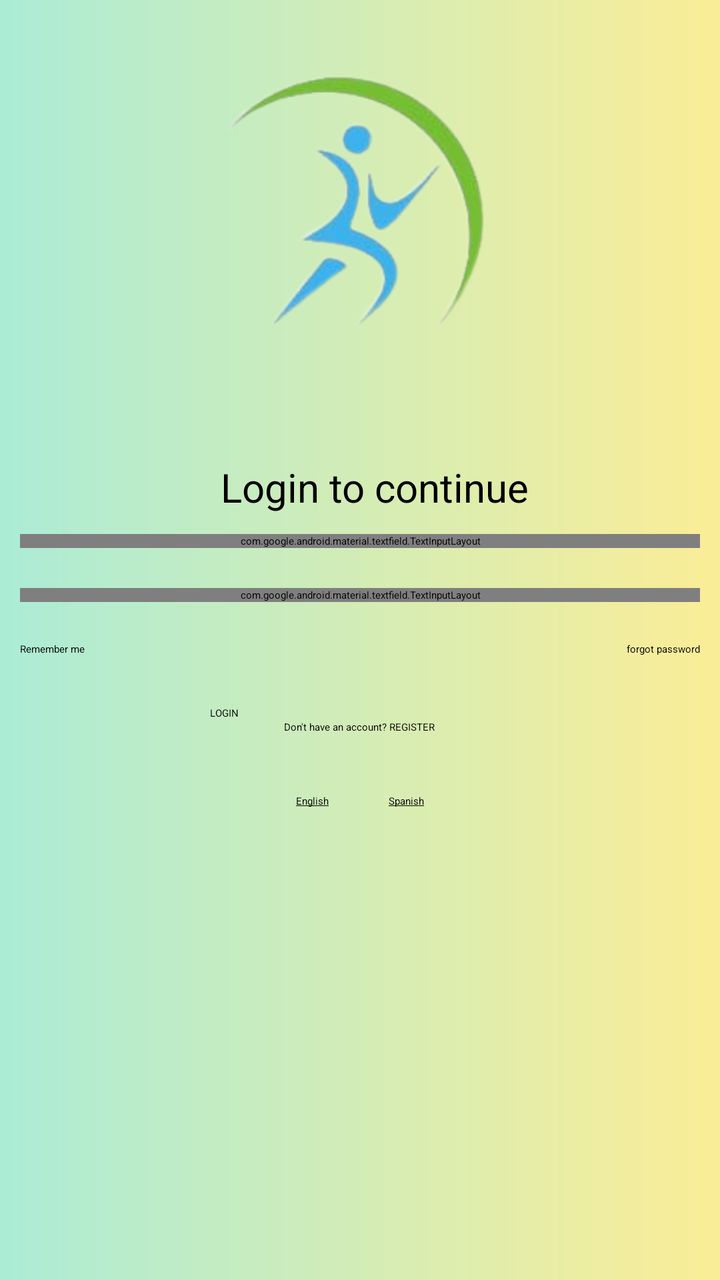
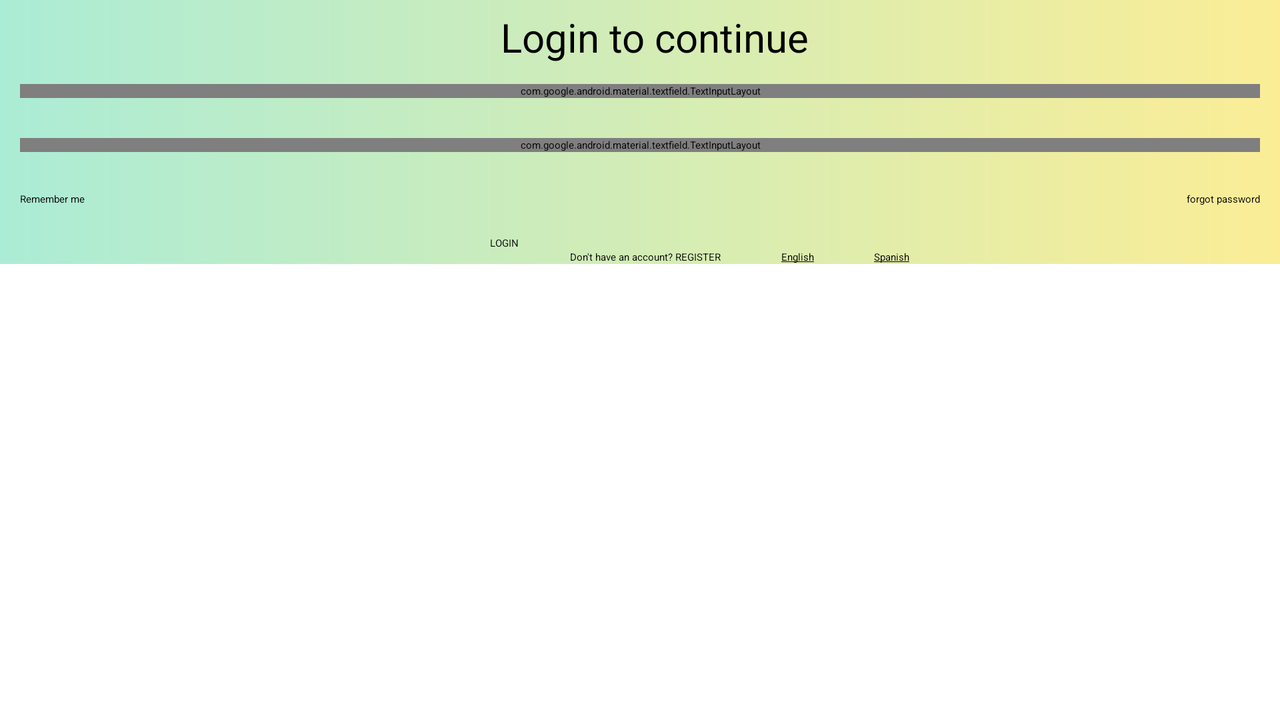

The same Android screen from two of the app's own layout files: first res/layout/ as a phone draws it, then the repository's variant for another configuration, drawn on a device whose configuration selects that folder. Both files follow.
<!-- AndroidManifest.xml: application theme Theme.Pharma -->
<!-- res/layout/activity_main.xml -->
<?xml version="1.0" encoding="utf-8"?>
<LinearLayout xmlns:android="http://schemas.android.com/apk/res/android"
    xmlns:app="http://schemas.android.com/apk/res-auto"
    xmlns:tools="http://schemas.android.com/tools"
    android:layout_width="match_parent"
    android:layout_height="match_parent"
    android:orientation="vertical"
    android:background="@drawable/gradient_background"
    android:gravity="center_horizontal"
    tools:context=".MainActivity">

    <ImageView
        android:layout_width="wrap_content"
        android:layout_height="200dp"
        android:src="@drawable/logo"
        />

    <TextView
        android:layout_width="match_parent"
        android:layout_height="wrap_content"
        android:text="@string/login_to_continue"
        android:textSize="20sp"
        android:textColor="@color/black"
        android:textAlignment="center"
        android:layout_marginLeft="5dp"
        android:paddingStart="5dp"
        android:layout_marginTop="30dp"/>
    <com.google.android.material.textfield.TextInputLayout
        android:layout_width="match_parent"
        android:layout_height="wrap_content"
        style="@style/ThemeOverlay.Material3.AutoCompleteTextView.OutlinedBox.Dense"
        android:hint="@string/username_hint"
        app:hintTextColor="@color/black"
        app:boxBackgroundColor="@color/white"
        app:boxStrokeColor="@color/black"
        app:boxStrokeWidthFocused="2dp"
        app:startIconDrawable="@drawable/ic_baseline_person_24"
        app:startIconTint="@color/black"
        android:layout_margin="10dp"
        app:endIconMode="clear_text">

    <com.google.android.material.textfield.TextInputEditText
        android:layout_width="match_parent"
        android:layout_height="wrap_content"
        android:id="@+id/loginusername"
        />
    </com.google.android.material.textfield.TextInputLayout>

    <com.google.android.material.textfield.TextInputLayout
        android:layout_width="match_parent"
        android:layout_height="wrap_content"
        style="@style/ThemeOverlay.Material3.AutoCompleteTextView.OutlinedBox.Dense"
        android:hint="@string/password_hint"
        app:hintTextColor="@color/black"
        app:boxBackgroundColor="@color/white"
        app:boxStrokeColor="@color/black"
        app:boxStrokeWidthFocused="2dp"
        app:startIconDrawable="@drawable/ic_baseline_lock_24"
        app:startIconTint="@color/black"
        android:layout_margin="10dp"
        app:endIconMode="password_toggle">

        <com.google.android.material.textfield.TextInputEditText
            android:layout_width="match_parent"
            android:layout_height="wrap_content"
            android:id="@+id/loginpassword"
            android:inputType="textPassword"
            android:textColor="@color/black"
            />
    </com.google.android.material.textfield.TextInputLayout>

    <RelativeLayout
        android:layout_width="match_parent"
        android:layout_height="wrap_content"
        android:layout_margin="10dp"
        android:orientation="horizontal">

        <CheckBox
            android:id="@+id/rememberme"
            style="@style/Widget.AppCompat.CompoundButton.CheckBox"
            android:layout_width="wrap_content"
            android:layout_height="wrap_content"
            android:buttonTint="@color/black"
            android:text="@string/remember_me"
            android:textColor="@color/black" />

        <Button
            android:id="@+id/forgotpassword"
            android:layout_width="wrap_content"
            android:layout_height="wrap_content"
            android:layout_alignParentEnd="true"
            android:background="#00000000"
            android:text="@string/forgot_password"
            android:textColor="@color/black" />


    </RelativeLayout>



    <Button
        android:layout_width="150dp"
        android:layout_height="wrap_content"
        android:id="@+id/loginBtn"
        android:text="@string/login_btn_text"
        android:layout_marginTop="15dp"
        android:backgroundTint="@color/green"
        android:layout_gravity="center"/>

    <Button
        android:layout_width="wrap_content"
        android:layout_height="wrap_content"
        android:id="@+id/loginregister"
        android:text="@string/don_t_have_an_account_register"
        android:background="#00000000"
        android:textColor="@color/black"/>

    <LinearLayout
        android:layout_width="wrap_content"
        android:layout_height="wrap_content"
        android:layout_marginTop="30dp"
        android:orientation="horizontal">

        <TextView
            android:layout_width="wrap_content"
            android:layout_height="wrap_content"
            android:text="@string/english"
            android:textColor="@color/black"
            android:id="@+id/englanguage"/>

        <TextView
            android:layout_width="wrap_content"
            android:layout_height="wrap_content"
            android:textColor="@color/black"
            android:text="@string/spanish"
            android:layout_marginLeft="30dp"
            android:id="@+id/spanishlanguage"/>

    </LinearLayout>


</LinearLayout>
<!-- resources referenced by this layout -->
<resources>
  <color name="black">#FF000000</color>
  <color name="green">#4CAF50</color>
  <color name="white">#FFFFFFFF</color>
  <!-- drawable gradient_background (drawable-v24) -->
  <?xml version="1.0" encoding="utf-8"?>
  <shape xmlns:android="http://schemas.android.com/apk/res/android">
      <gradient
          android:type = "linear"
          android:angle="0"
          android:startColor="#abecd6"
          android:endColor="#fbed96"
          >
  
      </gradient>
  </shape>
  <!-- drawable logo: png bitmap (drawable, 29754 bytes) -->
  <string name="don_t_have_an_account_register">Don\'t have an account? REGISTER</string>
  <string name="english"><u>English</u></string>
  <string name="forgot_password">forgot password</string>
  <string name="login_btn_text">LOGIN</string>
  <string name="login_to_continue">Login to continue</string>
  <string name="password_hint">Password</string>
  <string name="remember_me">Remember me</string>
  <string name="spanish"><u>Spanish</u></string>
  <string name="username_hint">Username</string>
  <!-- from res/values-night/ (not used when drawing this layout) -->
  <style name="Theme.Pharma" parent="Theme.MaterialComponents.DayNight.NoActionBar">
          
          <item name="colorPrimary">@color/purple_200</item>
          <item name="colorPrimaryVariant">@color/purple_700</item>
          <item name="colorOnPrimary">@color/black</item>
          
          <item name="colorSecondary">@color/teal_200</item>
          <item name="colorSecondaryVariant">@color/teal_200</item>
          <item name="colorOnSecondary">@color/black</item>
          
          <item name="android:statusBarColor" tools:targetApi="l">?attr/colorPrimaryVariant</item>
          
      </style>
  <color name="purple_200">#FFBB86FC</color>
  <color name="purple_700">#FF3700B3</color>
  <color name="teal_200">#FF03DAC5</color>
</resources>
<!-- res/layout-land/activity_main.xml (the repository's variant of the layout above) -->
<!-- drawn on the phone turned sideways -->
<?xml version="1.0" encoding="utf-8"?>
<ScrollView xmlns:android="http://schemas.android.com/apk/res/android"
    xmlns:app="http://schemas.android.com/apk/res-auto"
    xmlns:tools="http://schemas.android.com/tools"
    android:layout_width="match_parent"
    android:layout_height="match_parent"
    tools:context=".MainActivity">
<LinearLayout
    android:layout_width="match_parent"
    android:layout_height="match_parent"
    android:orientation="vertical"
    android:background="@drawable/gradient_background"
    android:gravity="center_horizontal">

    <TextView
        android:layout_width="match_parent"
        android:layout_height="wrap_content"
        android:text="Login to continue"
        android:textSize="20sp"
        android:textColor="@color/black"
        android:textAlignment="center"
        android:layout_marginLeft="5dp"
        android:paddingStart="5dp"
        android:layout_marginTop="5dp"/>
    <com.google.android.material.textfield.TextInputLayout
        android:layout_width="match_parent"
        android:layout_height="wrap_content"
        style="@style/ThemeOverlay.Material3.AutoCompleteTextView.OutlinedBox.Dense"
        android:hint="Username"
        app:hintTextColor="@color/black"
        app:boxBackgroundColor="@color/white"
        app:boxStrokeColor="@color/black"
        app:boxStrokeWidthFocused="2dp"
        app:startIconDrawable="@drawable/ic_baseline_person_24"
        app:startIconTint="@color/black"
        android:layout_margin="10dp"
        app:endIconMode="clear_text">

    <com.google.android.material.textfield.TextInputEditText
        android:layout_width="match_parent"
        android:layout_height="wrap_content"
        android:id="@+id/loginusername"
        />
    </com.google.android.material.textfield.TextInputLayout>

    <com.google.android.material.textfield.TextInputLayout
        android:layout_width="match_parent"
        android:layout_height="wrap_content"
        style="@style/ThemeOverlay.Material3.AutoCompleteTextView.OutlinedBox.Dense"
        android:hint="Password"
        app:hintTextColor="@color/black"
        app:boxBackgroundColor="@color/white"
        app:boxStrokeColor="@color/black"
        app:boxStrokeWidthFocused="2dp"
        app:startIconDrawable="@drawable/ic_baseline_lock_24"
        app:startIconTint="@color/black"
        android:layout_margin="10dp"
        app:endIconMode="password_toggle">

        <com.google.android.material.textfield.TextInputEditText
            android:layout_width="match_parent"
            android:layout_height="wrap_content"
            android:id="@+id/loginpassword"
            android:inputType="textPassword"
            android:textColor="@color/black"
            />
    </com.google.android.material.textfield.TextInputLayout>

    <RelativeLayout
        android:layout_width="match_parent"
        android:layout_height="wrap_content"
        android:layout_margin="10dp"
        android:orientation="horizontal">

        <CheckBox
            android:layout_width="wrap_content"
            android:layout_height="wrap_content"
            style="@style/Widget.AppCompat.CompoundButton.CheckBox"
            android:text="Remember me"
            android:id="@+id/rememberme"
            android:buttonTint="@color/black"
            android:textColor="@color/black"/>

        <Button
            android:layout_width="wrap_content"
            android:layout_height="wrap_content"
            android:id="@+id/forgotpassword"
            android:text="forgot password"
            android:textColor="@color/black"
            android:background="#00000000"
            android:layout_alignParentEnd="true"
            />


    </RelativeLayout>



    <Button
        android:layout_width="150dp"
        android:layout_height="wrap_content"
        android:id="@+id/loginBtn"
        android:text="LOGIN"
        android:layout_marginTop="5dp"
        android:backgroundTint="@color/green"
        android:layout_gravity="center"/>


    <LinearLayout
        android:layout_width="wrap_content"
        android:layout_height="wrap_content"
        android:layout_marginLeft="50dp"
        android:orientation="horizontal">
    <Button
        android:layout_width="wrap_content"
        android:layout_height="wrap_content"
        android:id="@+id/loginregister"
        android:text="Don't have an account? REGISTER"
        android:background="#00000000"
        android:textColor="@color/black"/>

        <TextView
            android:layout_width="wrap_content"
            android:layout_height="wrap_content"
            android:text="@string/english"
            android:layout_marginLeft="30dp"
            android:textColor="@color/black"
            android:id="@+id/englanguage"/>

        <TextView
            android:layout_width="wrap_content"
            android:layout_height="wrap_content"
            android:textColor="@color/black"
            android:text="@string/spanish"
            android:layout_marginLeft="30dp"
            android:id="@+id/spanishlanguage"/>

    </LinearLayout>


</LinearLayout>

</ScrollView>
<!-- resources referenced by the variant -->
<!-- as the phone turned sideways resolves them -->
<resources>
  <color name="black">#FF000000</color>
  <color name="green">#4CAF50</color>
  <color name="white">#FFFFFFFF</color>
  <!-- drawable gradient_background (drawable-v24) -->
  <?xml version="1.0" encoding="utf-8"?>
  <shape xmlns:android="http://schemas.android.com/apk/res/android">
      <gradient
          android:type = "linear"
          android:angle="0"
          android:startColor="#abecd6"
          android:endColor="#fbed96"
          >
  
      </gradient>
  </shape>
  <string name="english"><u>English</u></string>
  <string name="spanish"><u>Spanish</u></string>
  <!-- from res/values-night/ (not used when drawing this layout) -->
  <style name="Theme.Pharma" parent="Theme.MaterialComponents.DayNight.NoActionBar">
          
          <item name="colorPrimary">@color/purple_200</item>
          <item name="colorPrimaryVariant">@color/purple_700</item>
          <item name="colorOnPrimary">@color/black</item>
          
          <item name="colorSecondary">@color/teal_200</item>
          <item name="colorSecondaryVariant">@color/teal_200</item>
          <item name="colorOnSecondary">@color/black</item>
          
          <item name="android:statusBarColor" tools:targetApi="l">?attr/colorPrimaryVariant</item>
          
      </style>
  <color name="purple_200">#FFBB86FC</color>
  <color name="purple_700">#FF3700B3</color>
  <color name="teal_200">#FF03DAC5</color>
</resources>
